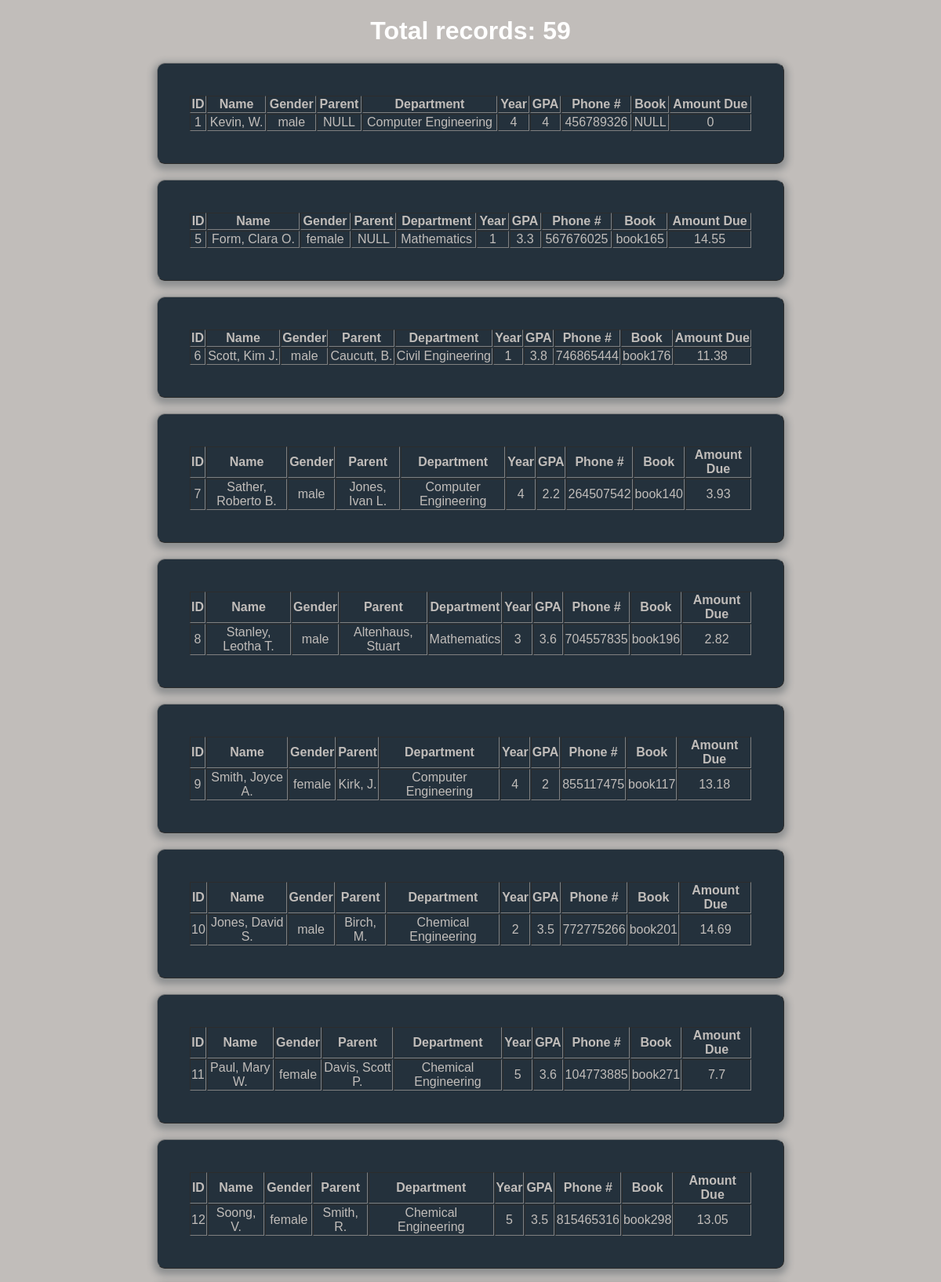
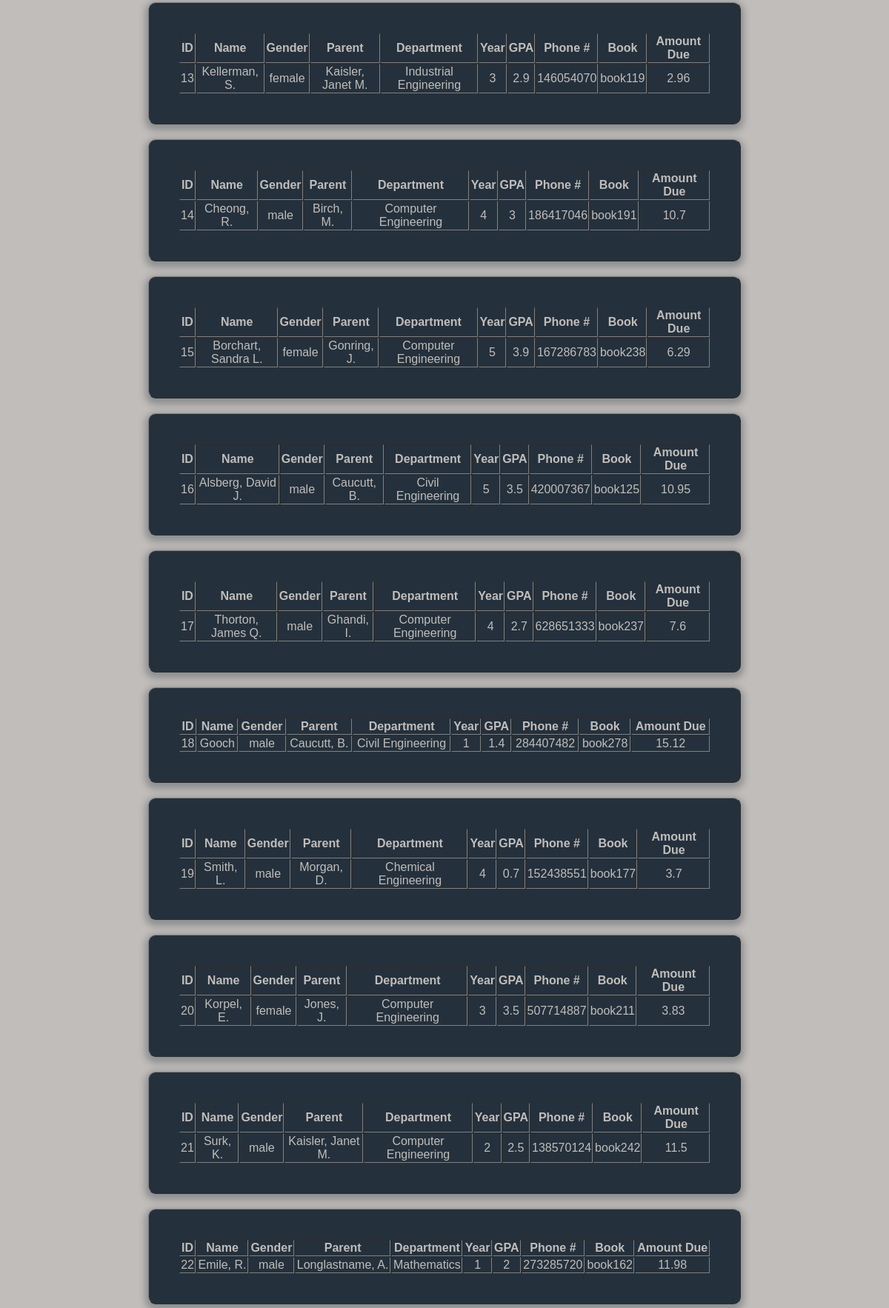
/booktrackingsystem/allstudent.php (upper part), run on the app's committed database (2 pictures, top to bottom).
### tables this page shows
CREATE TABLE `student` (
  `student_id` int(11) NOT NULL,
  `student_name` varchar(40) NOT NULL,
  `student_gender` varchar(10) NOT NULL,
  `parent_id` int(11) DEFAULT '0',
  `dept_id` int(11) NOT NULL,
  `advisor_id` int(11) NOT NULL,
  `year` int(2) NOT NULL,
  `gpa` double NOT NULL,
  `phone_number` bigint(12) DEFAULT NULL,
  `book_id` int(11) NOT NULL DEFAULT '0'
);

CREATE TABLE `dept` (
  `dept_id` int(11) NOT NULL,
  `dept_name` varchar(40) NOT NULL
);

CREATE TABLE `book` (
  `book_id` int(11) NOT NULL,
  `ISBN` varchar(80) NOT NULL,
  `book_name` varchar(45) NOT NULL,
  `price` double NOT NULL,
  `due_date` date NOT NULL DEFAULT '2099-12-31',
  `dept_id` int(11) NOT NULL,
  `checkout_date` date NOT NULL DEFAULT '2099-12-31'
);

CREATE TABLE `parent` (
  `parent_id` int(11) NOT NULL,
  `parent_name` varchar(40) NOT NULL,
  `phone_number` bigint(13) DEFAULT NULL,
  `book_id` int(11) NOT NULL DEFAULT '0'
);

### booktrackingsystem/allstudent.php (the view, shortened to what this page needs)
<?php
require 'booktrackingdb.php'
?>
<?php
$sql = "SELECT * FROM student ORDER BY student_id";
$records = $mysqli->query($sql) or die($mysqli->error);
$counter = $records->num_rows;
?>
<!DOCTYPE html>
<html>
<head>
	<link rel="stylesheet" type="text/css" href="css/displaystudentstyle.css">
	<h1><?php echo 'Total records: '.$counter ?></h1>
</head>
<body>
	<div>
		<?php
			while($student = $records->fetch_assoc()){
				$dept_result = $mysqli->query("SELECT * FROM dept WHERE dept_id = ".$student['dept_id']);
				$dept_name = $dept_result->fetch_assoc()['dept_name'];
				$amount = 0;
				$book_name = 'NULL';
				$book_result = $mysqli->query("SELECT * FROM book WHERE book_id = ".$student['book_id']);
				if($book_result->num_rows > 0){
					$book_re = $book_result->fetch_assoc();
					$book_name = $book_re['book_name'];
					$amount = $book_re['price'];
				}
				$parent_name = 'NULL';
				$parent_result = $mysqli->query("SELECT * FROM parent WHERE parent_id = ".$student['parent_id']);
				if($parent_result->num_rows > 0){
					$parent_name = $parent_result->fetch_assoc()['parent_name'];
				}
				echo "<table class=form width=100% border=1 cellpadding=1 cellspacing=1>";
				echo "<tr>";
				echo "<th>ID</th>";
				echo "<th>Name</th>";
				echo "<th>Gender</th>";
				echo "<th>Parent</th>";
				echo "<th>Department</th>";
				echo "<th>Year</th>";
				echo "<th>GPA</th>";
				echo "<th>Phone #</th>";
				echo "<th>Book</th>";
				echo "<th>Amount Due</th>";
				echo "</tr>";
				echo "<tr class=field-wrap>";
				echo "<td>".$student['student_id']."</td>";
				echo "<td>".$student['student_name']."</td>";
				echo "<td>".$student['student_gender']."</td>";
				echo "<td>".$parent_name."</td>";
				echo "<td>".$dept_name."</td>";
				echo "<td>".$student['year']."</td>";
				echo "<td>".$student['gpa']."</td>";
				echo "<td>".$student['phone_number']."</td>";
				echo "<td>".$book_name."</td>";
				echo "<td>".$amount."</td>";
				echo "</tr>";
				echo "</table>";
			}
		?>
	</div>
</body>
</html>

### booktrackingsystem/css/displaystudentstyle.css (style rules this page uses)
body { background: url(bgimage.jpg), #c1bdba; font-family: 'Titillium Web', sans-serif; }
.form { background: rgba(19, 35, 47, 0.9); padding: 40px; max-width: 800px; margin: 20px auto; border-radius: 10px; box-shadow: 0 4px 10px 4px rgba(19, 35, 47, 0.3); }
table { color: #c1bdba; text-align: center; }
.field-wrap { position: relative; margin-bottom: 40px; }

### booktrackingsystem/allstudent.php (style rules this page uses)
h1 { color:white;text-align: center; }

### data on the page
student: student_id "1", student_name "Kevin, W.", student_gender "male", parent_name "NULL", dept.dept_name "Computer Engineering", year "4", gpa "4", phone_number "456789326", book_name "NULL", amount "0"
student: student_id "5", student_name "Form, Clara O.", student_gender "female", parent_name "NULL", dept.dept_name "Mathematics", year "1", gpa "3.3", phone_number "567676025", book.book_name "book165", book.price "14.55"
student: student_id "6", student_name "Scott, Kim J.", student_gender "male", parent.parent_name "Caucutt, B.", dept.dept_name "Civil Engineering", year "1", gpa "3.8", phone_number "746865444", book.book_name "book176", book.price "11.38"
student: student_id "7", student_name "Sather, Roberto B.", student_gender "male", parent.parent_name "Jones, Ivan L.", dept.dept_name "Computer Engineering", year "4", gpa "2.2", phone_number "264507542", book.book_name "book140", book.price "3.93"
student: student_id "8", student_name "Stanley, Leotha T.", student_gender "male", parent.parent_name "Altenhaus, Stuart", dept.dept_name "Mathematics", year "3", gpa "3.6", phone_number "704557835", book.book_name "book196", book.price "2.82"
student: student_id "9", student_name "Smith, Joyce A.", student_gender "female", parent.parent_name "Kirk, J.", dept.dept_name "Computer Engineering", year "4", gpa "2", phone_number "855117475", book.book_name "book117", book.price "13.18"
student: student_id "10", student_name "Jones, David S.", student_gender "male", parent.parent_name "Birch, M.", dept.dept_name "Chemical Engineering", year "2", gpa "3.5", phone_number "772775266", book.book_name "book201", book.price "14.69"
student: student_id "11", student_name "Paul, Mary W.", student_gender "female", parent.parent_name "Davis, Scott P.", dept.dept_name "Chemical Engineering", year "5", gpa "3.6", phone_number "104773885", book.book_name "book271", book.price "7.7"
student: student_id "12", student_name "Soong, V.", student_gender "female", parent.parent_name "Smith, R.", dept.dept_name "Chemical Engineering", year "5", gpa "3.5", phone_number "815465316", book.book_name "book298", book.price "13.05"
student: student_id "13", student_name "Kellerman, S.", student_gender "female", parent.parent_name "Kaisler, Janet M.", dept.dept_name "Industrial Engineering", year "3", gpa "2.9", phone_number "146054070", book.book_name "book119", book.price "2.96"
student: student_id "14", student_name "Cheong, R.", student_gender "male", parent.parent_name "Birch, M.", dept.dept_name "Computer Engineering", year "4", gpa "3", phone_number "186417046", book.book_name "book191", book.price "10.7"
student: student_id "15", student_name "Borchart, Sandra L.", student_gender "female", parent.parent_name "Gonring, J.", dept.dept_name "Computer Engineering", year "5", gpa "3.9", phone_number "167286783", book.book_name "book238", book.price "6.29"
student: student_id "16", student_name "Alsberg, David J.", student_gender "male", parent.parent_name "Caucutt, B.", dept.dept_name "Civil Engineering", year "5", gpa "3.5", phone_number "420007367", book.book_name "book125", book.price "10.95"
student: student_id "17", student_name "Thorton, James Q.", student_gender "male", parent.parent_name "Ghandi, I.", dept.dept_name "Computer Engineering", year "4", gpa "2.7", phone_number "628651333", book.book_name "book237", book.price "7.6"
student: student_id "18", student_name "Gooch", student_gender "male", parent.parent_name "Caucutt, B.", dept.dept_name "Civil Engineering", year "1", gpa "1.4", phone_number "284407482", book.book_name "book278", book.price "15.12"
student: student_id "19", student_name "Smith, L.", student_gender "male", parent.parent_name "Morgan, D.", dept.dept_name "Chemical Engineering", year "4", gpa "0.7", phone_number "152438551", book.book_name "book177", book.price "3.7"
student: student_id "20", student_name "Korpel, E.", student_gender "female", parent.parent_name "Jones, J.", dept.dept_name "Computer Engineering", year "3", gpa "3.5", phone_number "507714887", book.book_name "book211", book.price "3.83"
student: student_id "21", student_name "Surk, K.", student_gender "male", parent.parent_name "Kaisler, Janet M.", dept.dept_name "Computer Engineering", year "2", gpa "2.5", phone_number "138570124", book.book_name "book242", book.price "11.5"
student: student_id "22", student_name "Emile, R.", student_gender "male", parent.parent_name "Longlastname, A.", dept.dept_name "Mathematics", year "1", gpa "2", phone_number "273285720", book.book_name "book162", book.price "11.98"

### other printed values
$counter "59"
